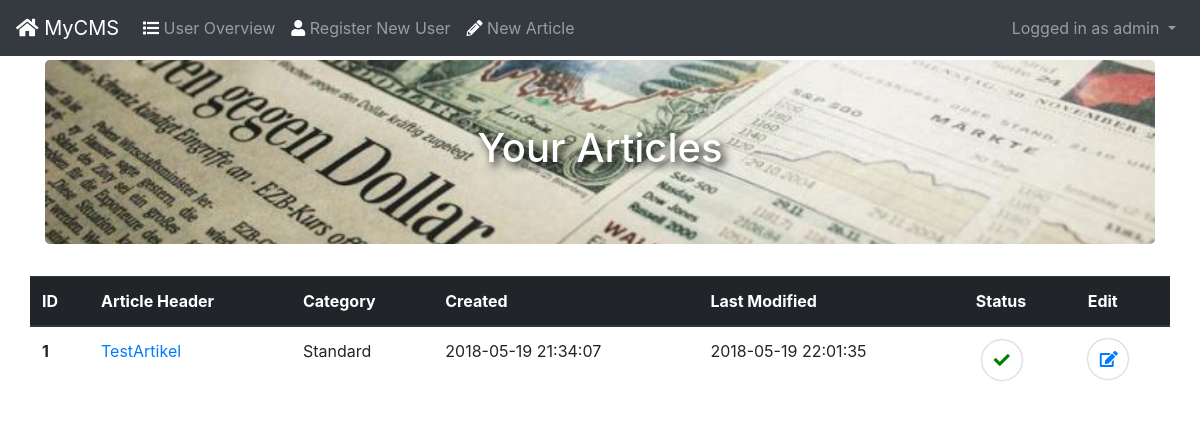
The app's page /index.php?view=user (signed in) with its own data.
### tables this page shows
CREATE TABLE `users` (
  `user_id` int(11) NOT NULL,
  `password_hash` varchar(255) NOT NULL,
  `username` varchar(255) NOT NULL,
  `user_active` tinyint(4) NOT NULL,
  `Role_id` int(11) NOT NULL
);

CREATE TABLE `article` (
  `article_id` int(11) NOT NULL,
  `article_title` text NOT NULL,
  `article_text` text NOT NULL,
  `date_created` timestamp NOT NULL DEFAULT CURRENT_TIMESTAMP,
  `date_modified` timestamp NOT NULL DEFAULT CURRENT_TIMESTAMP ON UPDATE CURRENT_TIMESTAMP,
  `category` int(11) NOT NULL,
  `creator_id` int(11) NOT NULL,
  `status` tinyint(4) NOT NULL DEFAULT '1',
  `article_subtitle` varchar(255) NOT NULL
);

CREATE TABLE `category` (
  `category_id` int(11) NOT NULL,
  `name` text NOT NULL
);

### lib/MyCms/Controller.php (called while the page is built, shortened)
<?php
class Controller extends BaseObject
{
	private $view= 'welcome';
	public static function cleanURL(String $url):String{
		if (!preg_match("/^[A-Za-z]+$/", $url) || preg_match("/php|file|http/", $url))
			throw new BadPageException("Bad character(s)", $url);
		else
			return $url;
	}
	public  function paint(){
		if(isset($_REQUEST[self::VIEW])){
			if(isset($_REQUEST[self::VIEW]) && file_exists('views/' . $_REQUEST[self::VIEW] . '.php'))
				 $this->view =  $_REQUEST[self::VIEW] ;
		}
		require_once( 'views/' . self::cleanURL($this->view) . '.php');
	}
}

### inc/Configuration.php (called while the page is built, shortened)
<?php
class Configuration{
	private static $sitename='MyCMS';
	public static function getSitename() { return self::$sitename; }
}

### lib/Data/DataManager_PDO.php (called while the page is built, shortened)
<?php
class DataManager {
    private static $__connection;
    private static function getConnection() : \PDO {
        if (!isset(self::$__connection)) {
            self::$__connection = new \PDO(Configuration::getDbtype() . ':host=' . Configuration::getHost() . ';dbname='. Configuration::getDbName() . ';charset=utf8', Configuration::getUser() , Configuration::getPass());
        }
        return self::$__connection;
    }
    private static function query(\PDO $connection, string $query, array $parameters = array()) {
        $statement = $connection->prepare($query);
		$i = 1;
        foreach ($parameters as $param) {
            if (is_int($param)) {
                $statement->bindValue($i, $param, \PDO::PARAM_INT);
            }
            $i++;
        }
        $statement->execute();
		return $statement;
    }
    private static function fetchObject(\PDOStatement $cursor) {
        return $cursor->fetchObject();
    }
    private static function closeConnection() {
        self::$__connection = null;
    }
		public static function getArticlesOfUser(int $user_id) {
			$articles = array();
			$con = self::getConnection();
			$res = self::query($con, "
			 SELECT article_id, category_id, article_title, article_text, date_created, date_modified,
					category.name as catname, category_id , status,article.article_subtitle,
					username, user_id , IFNULL(count,0) as count
					FROM article inner join category on article.category = category.category_id
        			 inner join users on creator_id=user_id
                   	 left join (SELECT article.article_id, count(comments.comment_id) as count
                                 FROM `article` left join comments on comments.article_id = article.article_id where comments.status =1
                                 group by article.article_id )j  using(article_id) where users.user_id = ? order by article.date_modified desc;
		  ",array($user_id));
			while($article = self::fetchObject($res)) {
				$category = new Category($article->category_id,$article->catname);
				$articles[] = new Article((int)$article->article_id, $article->article_title, $article->article_text,$article->article_subtitle,$article->username,$article->user_id,$category,$article->date_modified,$article->date_created, $article->count,$article->status);
			}
			return $articles;
		}
    public static function getUserById(int $userId) {
        $user = null;
        $con = self::getConnection();
        $res = self::query($con, "
      SELECT user_id, username, password_hash , users.role_id  as role_id ,RoleName
      FROM users  inner join roles on users.role_id = roles.role_id
      WHERE user_id = ?;
      ", array($userId));
        if ($u = self::fetchObject($res)) {
            $user = new User($u->user_id, $u->username, $u->password_hash, $u->role_id, $u->RoleName);
        }
        return $user;
    }
}

### lib/MyCms/AuthenticationManager.php (called while the page is built, shortened)
<?php
class AuthenticationManager extends BaseObject
{
    public static function isAuthenticated() : bool {
        return isset($_SESSION['user']);
    }
    public static function getAuthenticatedUser() {
        return self::isAuthenticated() ? DataManager::getUserById($_SESSION['user']) : null;
    }
}

### inc/bootstrap.php (called while the page is built, shortened)
<?php
spl_autoload_register(function ($class) {
    $filename = __DIR__ . '/../lib/' . str_replace('\\', DIRECTORY_SEPARATOR, $class) . '.php';
});
require_once(__DIR__ . '/../lib/Data/DataManager_PDO.php');

### lib/MyCms/User.php (called while the page is built, shortened)
<?php
class User extends Entity
{
    private $userName;
	private $roleId;
    public function __construct(int $id, string $userName, string $passwordHash, int $roleId, String $RoleName)
    {
        $this->userName = $userName;
		$this->roleId= $roleId;
    }
    public function getUserName(): string
    {
        return $this->userName;
    }
	public function getRoleId(): int{
		return $this->roleId;
	}
}

### lib/MyCms/Util.php (called while the page is built, shortened)
<?php
class Util extends BaseObject
{
    public static function escape(string $string) : string {
        return nl2br(htmlentities($string));
    }
}

### lib/MyCms/Entity.php (called while the page is built, shortened)
<?php
class Entity implements IData
{
    private $id;
    public function __construct(int $id)
    {
        $this->id = $id;
    }
    public function getId() : int {
        return $this->id;
    }
}

### lib/MyCms/Article.php (called while the page is built, shortened)
<?php
class Article extends Entity{
	private  $title;
	private  $status;
	private  $category;
	private  $created;
	private  $modified;
	public function __construct(int $id, String $title, String $text, String $subtitle,String $author,int $authorId,Category $category,$modified,$created, int  $count, int $status){
		$this->title = $title;
		$this->category = $category;
		$this->created = $created;
		$this->modified = $modified;
		$this->status = $status;
	}
    public function getTitle(): String{
		return $this->title;
	}
	public function getCategory() :Category{
		return $this->category;
	}
	public function getCreated() {
		return $this->created;
	}
	public function getModified(){
		return $this->modified;
	}
	public function getStatus(): int{
		return $this->status;
	}
}

### lib/MyCms/Category.php (called while the page is built, shortened)
<?php
class Category extends Entity
{
    private $name;
    public function __construct(int $id, string $name){
        $this->name = $name;
    }
    public function getName(): string
    {
        return $this->name;
    }
}

### views/user.php (the view, shortened to what this page needs)
<?php
require_once('views/partials/header.php');
$articles = DataManager::getArticlesOfUser($user->getId());
?>
 <?php if(count($articles)>0):?>
 <a href="https://www.pexels.com/photo/finance-dollars-newspaper-stock-102720/" alt="Photo by Markus Spiske freeforcommercialuse.net from Pexels" style="color:inherit; text-decoration:none;">
 <div class="jumbotron text-center bgheader" style="background-image: url('assets/images/finance-financial-times-news-102720.jpg');">
  <h1 style="color: white; text-shadow: black 0.1em 0.1em 0.2em;">Your Articles</h1>
</div>
</a>
  <div class="row">
		<table class="table">
		  <thead class="thead-dark">
			<tr>
			  <th scope="col">ID</th>
			  <th scope="col">Article Header</th>
			  <th scope="col">Category</th>
			  <th scope="col">Created</th>
			  <th scope="col">Last Modified</th>
			  <th scope="col">Status</th>
			  <th scope="col">Edit</th>
			</tr>
		  </thead>
		  <tbody>
		  <?php foreach($articles as $article){?>
			<tr>
				<th scope="row"><?php echo $article->getId();?></th>
				<td><a href="?view=article&id=<?php echo $article->getId();?>"><?php echo $article->getTitle();?></a></td>
				<td><?php echo $article->getCategory()->getName();?></td>
				<td><?php echo $article->getCreated();?></td>
				<td><?php echo $article->getModified();?></td>
				<td><button style="border:none; background: none;" value="<?php echo $article->getId();?>" onclick="changeStatusArticle($(this));"> <i class="fa circle <?php if($article->getStatus()==1){echo 'fa-check" style="color:green;"';}else{echo 'fa-times" style="color:red;"';}?>/></i></button></td> <?php ?>
				<td><a href='?view=write&id=<?php echo $article->getId();?>'><i class="fa fa-edit circle"></i></a></td>
			</tr>
		  <?php }?>
		  </tbody>
		</table>
	</div>
<?php endif;?>
<?php require_once('views/partials/footer.php');

### views/partials/header.php (shortened to what this page needs)
<?php
$user = AuthenticationManager::getAuthenticatedUser();
?>
<!DOCTYPE html>
<html>
<head>
	<?php require_once('views/partials/includes.php')?>
<body>
<nav class="fixed-top  navbar navbar-expand-lg navbar-dark  bg-dark">
  <a class="navbar-brand" href="index.php"><i class="fas fa-home"></i> <?php echo Configuration::getSitename();?></a>
  <div class="collapse navbar-collapse" id="navbarNavDropdown">
    <ul class="navbar-nav">
	<?php if ($user != null): ?>
				<li class="nav-item <?php if ($view === 'user') {?>active<?php }else echo "disabled"; ?>"><a class="nav-link" href="index.php?view=user"><i class="fa fa-list" style="color:white;"></i> User Overview</a></li>
				<?php if($user->getRoleId() == 1):?>
					<li class="nav-item <?php if ($view === 'register') {?>active<?php }else echo "disabled"; ?>"><a class="nav-link" href="index.php?view=register"><i class="fas fa-user" style="color:white;"></i> Register New User</a></li>
					<li class="nav-item <?php if ($view === 'write') {?>active<?php }else echo "disabled"; ?>"><a class="nav-link" href="index.php?view=write"><i class="fa fa-pencil-alt" style="color:white;"></i> New Article</a></li>
				<?php  endif;?>
	<?php endif;?>
	</ul>
	</div>
	<ul class="nav navbar-nav navbar-right login">
      <li class="nav-item dropdown">
        <a class="nav-link dropdown-toggle" href="#" id="navbarDropdownMenuLink" data-toggle="dropdown" aria-haspopup="true" aria-expanded="false">
		  <?php if($user == null): ?>
           Not logged in!
		  <?php else:  ?>
			Logged in as  <span class="bold"><?php echo Util::escape($user->getUserName()); ?></span>
		<?php  endif;?>
		</a>
      </li>
    </ul>
</nav>
<div class="container">

### assets/main.css (style rules this page uses)
body { padding-top: 60px; }
.navbar .login { float: right; }

### views/user.php (style rules this page uses)
i.circle { display: inline-block; border-radius: 80px; box-shadow: 0px 0px 2px #888; padding: 12px 12px; width:40px; height:40px; }
.bgheader { background-size:100%; background-repeat: no-repeat; background-size: cover; background-repeat: no-repeat; background-position: 50% 50%; }

### records on screen
users: username "admin"
article: Id "1", article_title "TestArtikel", category.name "Standard", date_created "2018-05-19 21:34:07", date_modified "2018-05-19 22:01:35", status 1 (drawn)

### other values on screen
Configuration::getSitename() "MyCMS"
